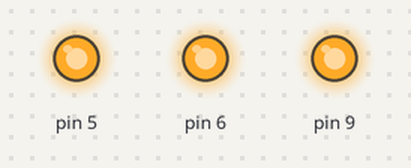
Bench run of a sketch on a simulated Arduino Uno, built with avr-gcc and run on an emulated ATmega328P. Parts: output pins drawn as LEDs (lit = HIGH). Random numbers use the default seed unless the sketch sets one.

Above: at 0.1 s.
At 8.1 s:
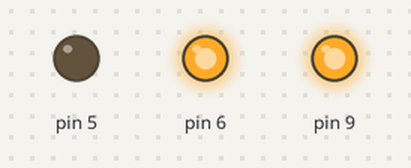
At 14.1 s:
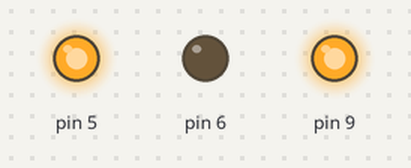
At 19.1 s:
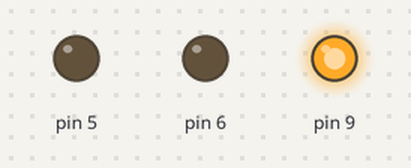
At 29.1 s:
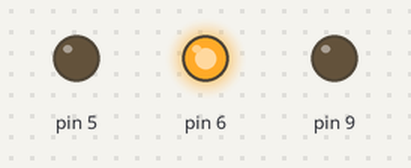
At 38.1 s:
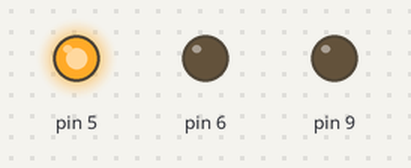
Timing chart, 0 to 39.6 s (numbered marks = the images above):
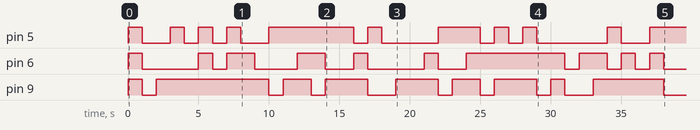

Measured:
- by itself, pin 5: LOW → HIGH at 0.00 s, → LOW 1.0 s later, → HIGH 2.0 s later, → LOW 1.0 s later, … (21 changes in this stretch)
- by itself, pin 6: LOW → HIGH at 0.00 s, → LOW 1.0 s later, → HIGH 4.0 s later, → LOW 1.0 s later, … (20 changes in this stretch)
- by itself, pin 9: LOW → HIGH at 0.00 s, → LOW 1.0 s later, → HIGH 1.0 s later, → LOW 8.0 s later, … (18 changes in this stretch)

The sketch:

rgb.ino
```cpp
void setup() {
  // declare pin 9 to be an output:
  pinMode(5, OUTPUT);
  pinMode(6, OUTPUT);
  pinMode(9, OUTPUT);
  Serial.begin(9600);
}
char randomWrite(int x) {

  if (random(2) == 1) {
    digitalWrite(x, HIGH);
  }
  else {
    digitalWrite(x,LOW);
  }
}
// the loop routine runs over and over again forever:
void loop() {
  randomWrite(5);
  randomWrite(6);
  randomWrite(9);
  delay(1000);

}
```
